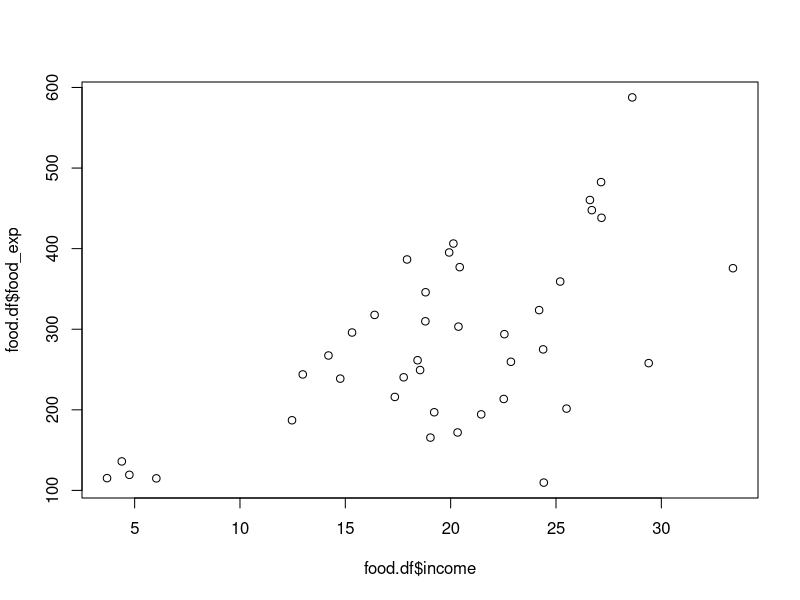
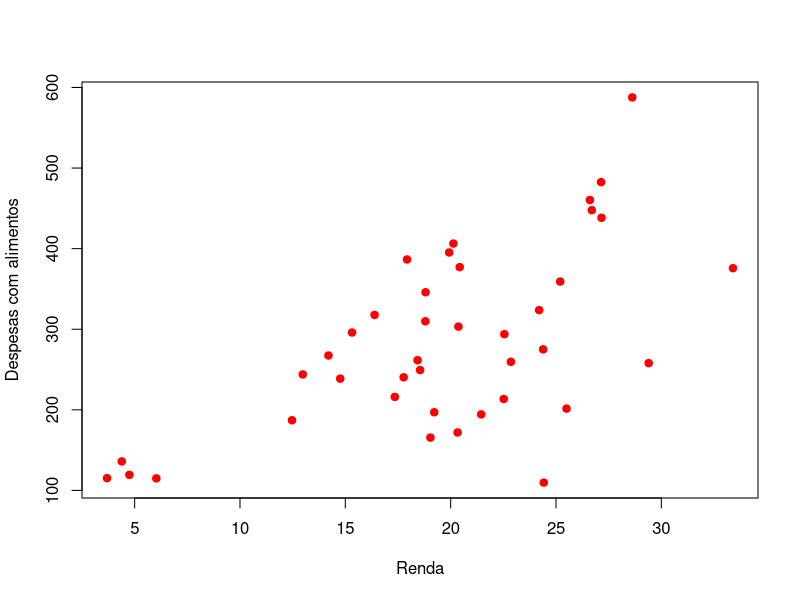

These charts were generated, in order, by the following R code:
library(readxl) #carrega pacote
food <- read_excel("food.xlsx") #importa
View(food) #exibe dados
food

#converter em data frame

food.df <- as.data.frame(food)
food.df

#expecionar dados
head(food.df)
tail(food.df)


str(food.df)
str(food)

#plot
plot(food.df$income,food.df$food_exp)
plot(food.df$income,food.df$food_exp,
     xlab = "Renda",
     ylab = "Despesas com alimentos",
     pch = 19,
     col = "red")

#correlação linear de pearson
cor(food.df$income,food.df$food_exp)

#NOTA: 0.6204855 moderada e positiva

# 1a regressão

mod <- lm(food_exp ~ income, data = food.df)
summary(mod)
